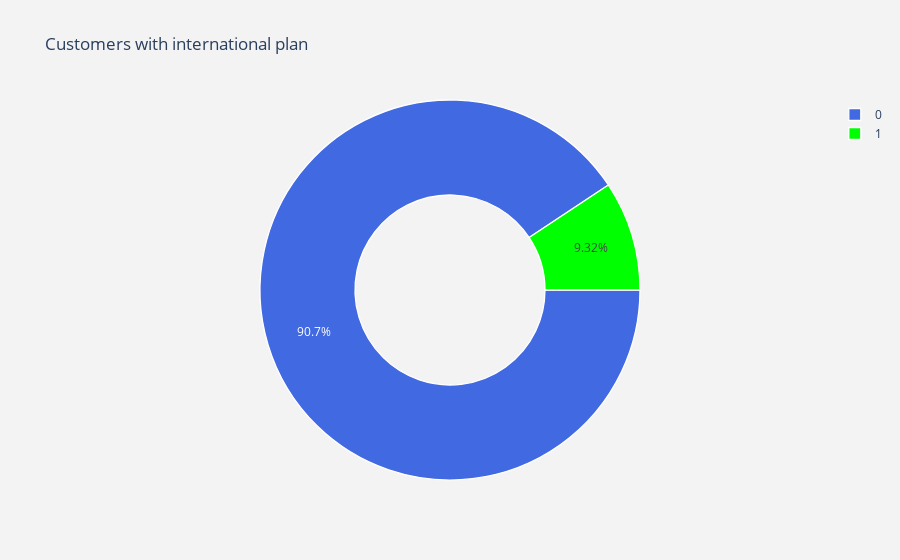

Write notebook code for a chart like this one.
### Code cell
# for visualization
import plotly.offline as py
py.init_notebook_mode(connected=True)
import plotly.graph_objs as go
#labels
lab = data['international_plan'].value_counts().keys().tolist()
#values
val = data['international_plan'].value_counts().values.tolist()

trace = go.Pie(labels = lab ,
               values = val ,
               marker = dict(colors =  [ 'royalblue' ,'lime'],
                             line = dict(color = "white",
                                         width =  1.3)
                            ),
               rotation = 90,
               hoverinfo = "label+value+text",
               hole = .5
              )
layout = go.Layout(dict(title = "Customers with international plan",
                        plot_bgcolor  = "rgb(243,243,243)",
                        paper_bgcolor = "rgb(243,243,243)",
                       )
                  )

data1 = [trace]
fig = go.Figure(data = data1,layout = layout)
py.iplot(fig)

### Figure 1 — Plotly figure (JSON) as saved in the notebook; plotly's stock layout.template omitted (floating-point values rounded to 4 significant figures)
{"data": [{"hole": 0.5, "hoverinfo": "label+value+text", "labels": [0, 1], "marker": {"colors": ["royalblue", "lime"], "line": {"color": "white", "width": 1.3}}, "rotation": 90, "type": "pie", "values": [3854, 396]}], "layout": {"paper_bgcolor": "rgb(243,243,243)", "plot_bgcolor": "rgb(243,243,243)", "title": {"text": "Customers with international plan"}}}
